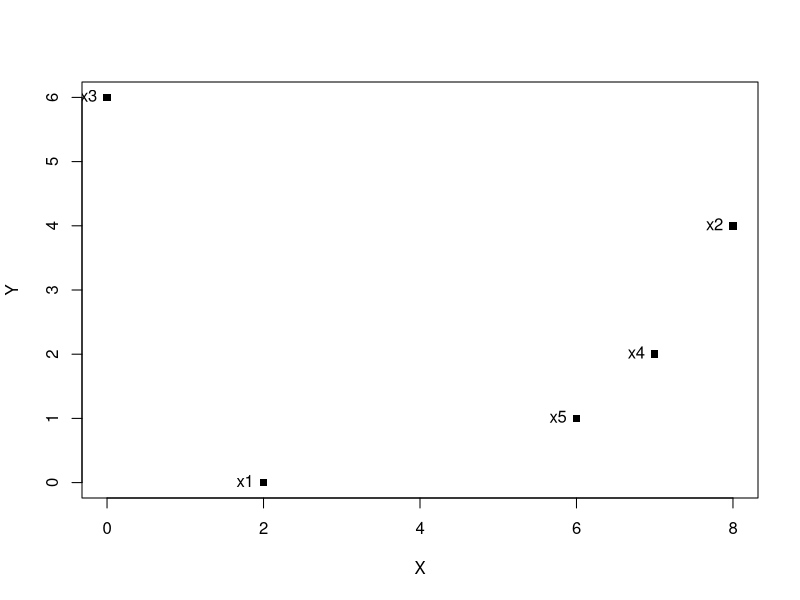
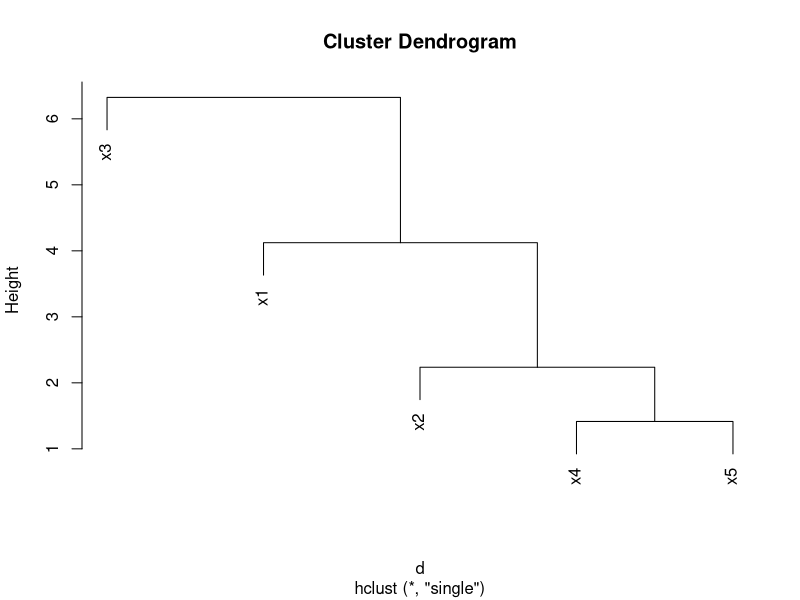
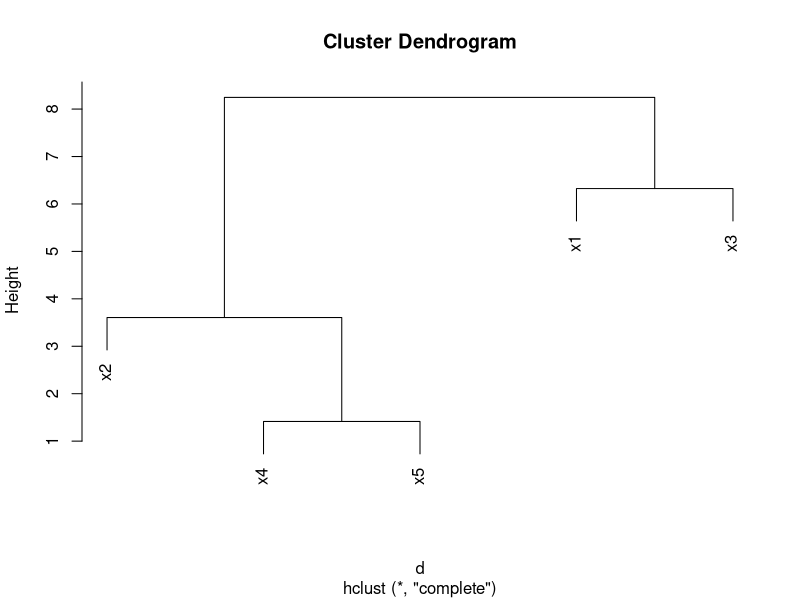
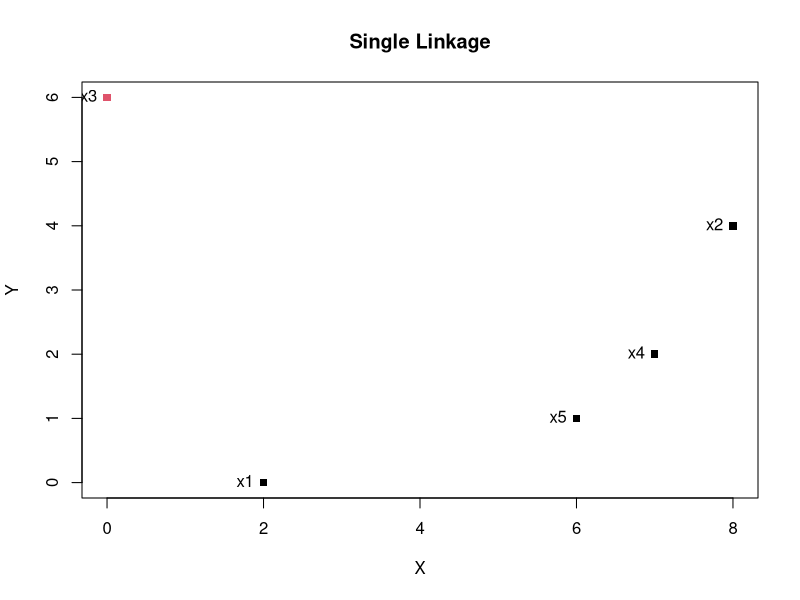
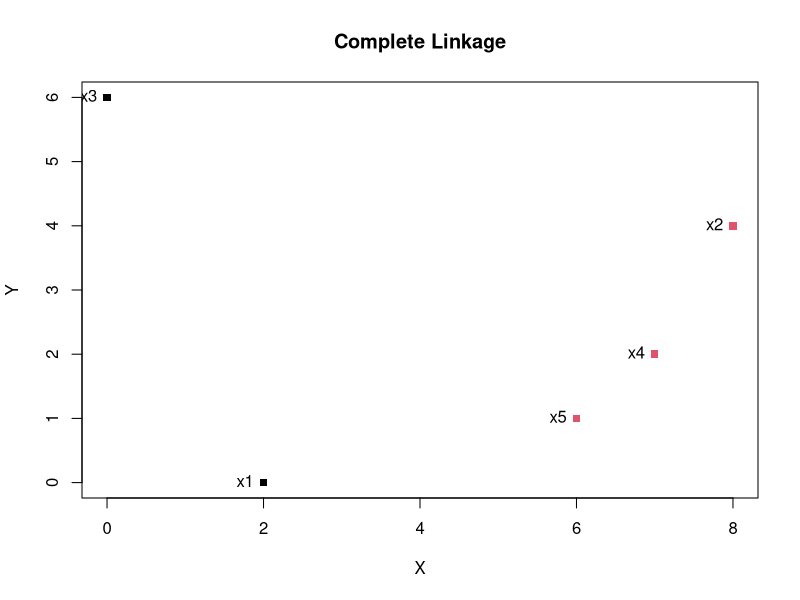
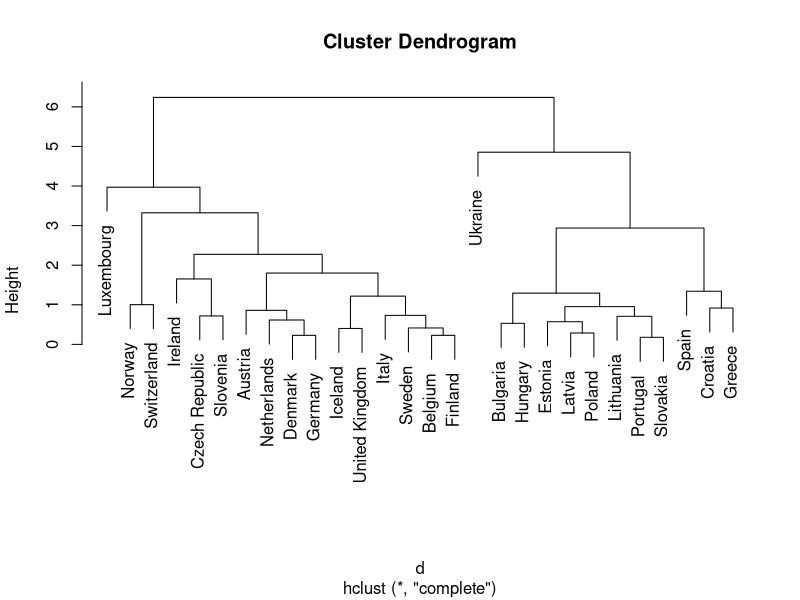
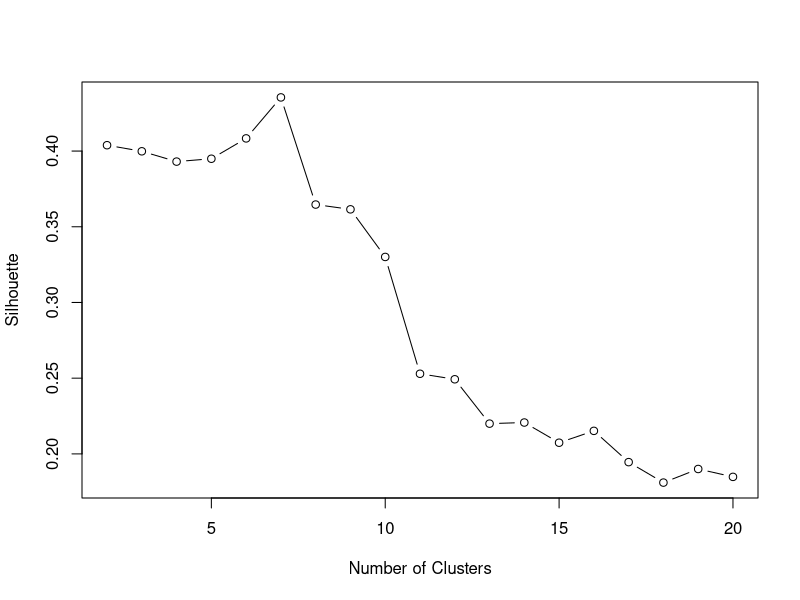
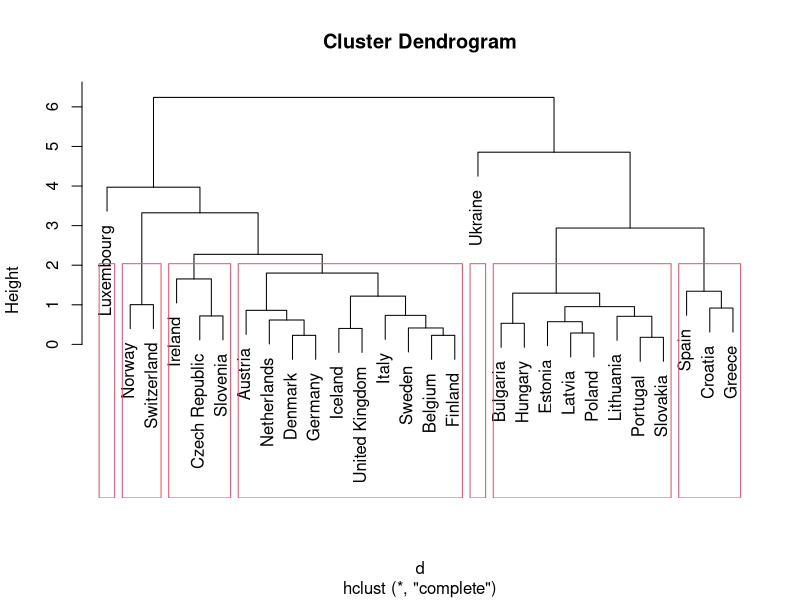

Recreate these plots in R, in order.
cat("\014")
remove(list = ls())

library(dbscan)
library(cluster)
library(scatterplot3d)

# 1. Hierarchical Clustering

# create data
X = c(2, 8, 0, 7, 6)
Y = c(0, 4, 6, 2, 1)
rnames = c("x1", "x2", "x3", "x4", "x5")
hdata = data.frame(X, Y, row.names = rnames)

plot(hdata, pch = 15)
text(hdata, labels = row.names(hdata), pos = 2)

# apply single linkage hierarchical clustering
d = dist(hdata)
hc_single = hclust(d, method = "single")
plot(hc_single)

# apply complete linkage hierarchical clustering
hc_complete = hclust(d, method = "complete")
plot(hc_complete)

# create two clusters
clusters = cutree(hc_single, k = 2)
plot(hdata, col = clusters, pch = 15, main = "Single Linkage")
text(hdata, labels = row.names(hdata), pos = 2)

clusters = cutree(hc_complete, k = 2)
plot(hdata, col = clusters, pch = 15, main = "Complete Linkage")
text(hdata, labels = row.names(hdata), pos = 2)


# import new data
europe = read.csv("europe.txt", stringsAsFactors = TRUE)

# apply complete linkage hierarchical clustering
d = dist(scale(europe)) # scale for normalization
hc = hclust(d, method = "complete")
plot(hc)

# select the number of clusters based on mean silhouette
slc = c()
for (i in 2:20){
  clusters = cutree(hc, k = i)
  slc [i-1] = mean(silhouette(clusters, d)[, 3])
}
plot(2:20, slc, type="b", xlab="Number of Clusters", ylab="Silhouette")
bestNumOfClusters = 1 + which(slc == max(slc))

clusters = cutree(hc, k = bestNumOfClusters)
plot(hc)
rect.hclust(hc, k = bestNumOfClusters)

s3d = scatterplot3d(europe, angle = 125, scale.y = 1.5, color = clusters)
coords <- s3d$xyz.convert(europe)
text(coords$x, coords$y, labels=row.names(europe), pos=sample(1:4), col = clusters)

model_silhouette = silhouette(clusters, d)
plot(model_silhouette)

# ################################################################################

# 2. Density-based Clustering

# create data
X = c(2, 2, 8, 5, 7, 6, 1, 4)
Y = c(10, 5, 4, 8, 5, 4, 2, 9)
rnames = c("x1", "x2", "x3", "x4", "x5", "x6", "x7", "x8")
ddata = data.frame(X, Y, row.names = rnames)

plot(ddata, pch = 15)
text(ddata, labels = row.names(ddata), pos = 4)

# apply dbscan, eps = 2 and minPoints = 2
model = dbscan(ddata, eps = 2, minPts = 2)
clusters = model$cluster
plot(ddata, col=clusters+1, pch=15, main="DBSCAN (eps = 2, minPts = 2)")
text(ddata, labels = row.names(ddata), pos = 4)

# apply dbscan, eps = 3.5 and minPoints = 2
model = dbscan(ddata, eps = 3.5, minPts = 2)
clusters = model$cluster
plot(ddata, col=clusters+1, pch=15, main="DBSCAN(eps = 3.5, minPts = 2)")
text(ddata, labels = row.names(ddata), pos = 4)


# import new data
mdata = read.csv("mdata.txt", stringsAsFactors = TRUE)

plot(mdata)

# apply k-Means in order to create 2 clusters
model = kmeans(mdata, 2)
plot(mdata, col = model$cluster+1)

# choose eps for DBSCAN based on 10 knn distance
knndist = kNNdist(mdata, k = 10)
plot(sort(knndist), type = 'l', xlab = "Points sorted by distance", ylab = "10-NN distance")

model = dbscan(mdata, eps = 0.4, minPts = 10)
plot(mdata, col = model$cluster + 1, pch = ifelse(model$cluster, 1, 4))
